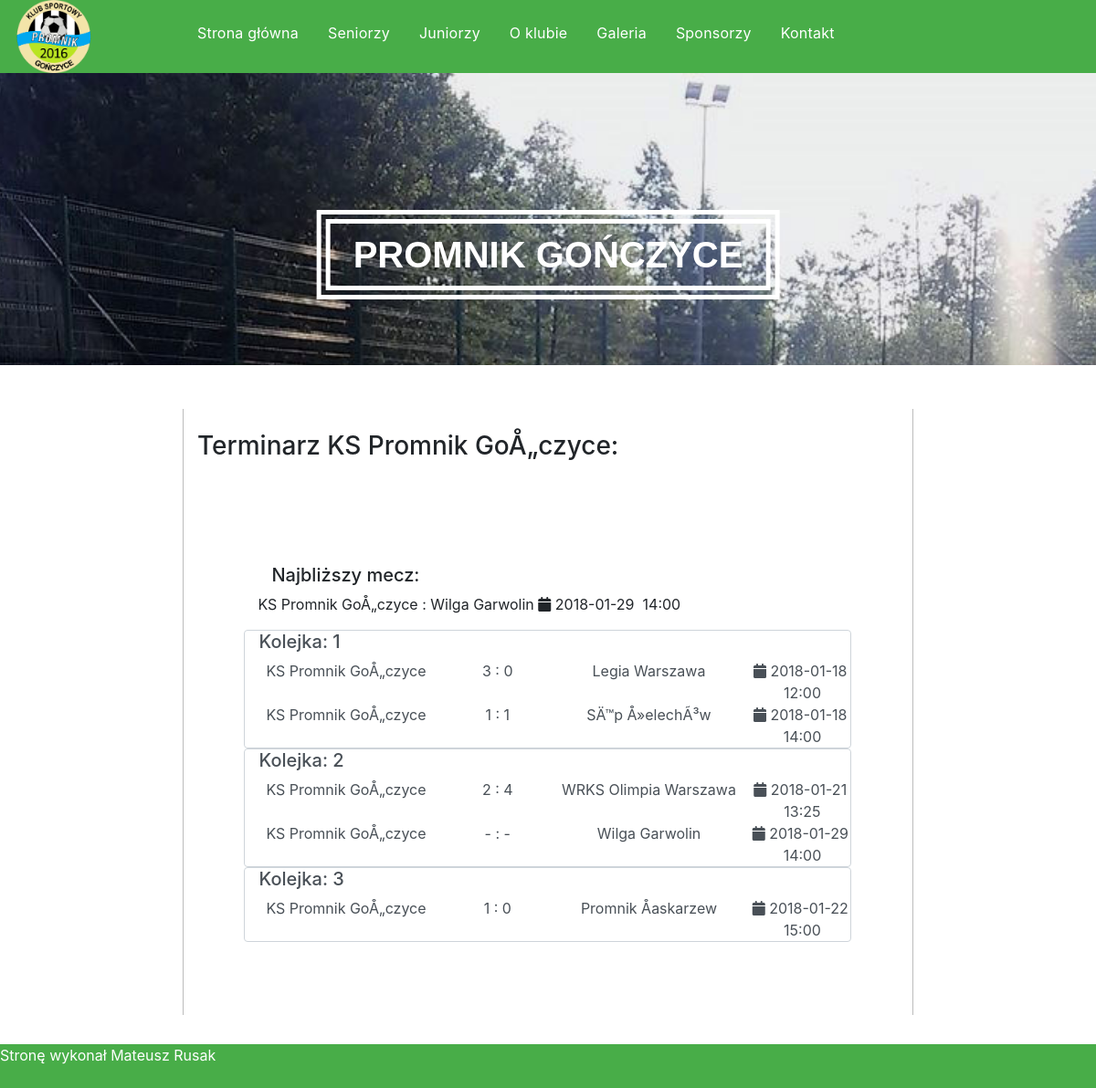
The page /index.php?strona=terminarz&id=1 on the database its author committed.
### tables this page shows
CREATE TABLE `teams` (
  `team_id` int(11) NOT NULL,
  `name` text NOT NULL,
  `description` text NOT NULL,
  `link` text NOT NULL,
  `coach_id` int(11) DEFAULT NULL,
  `team_photo` text NOT NULL
);

CREATE TABLE `schedules` (
  `schedule_id` int(11) NOT NULL,
  `queue_id` int(11) NOT NULL,
  `hosts` text NOT NULL,
  `guests` text NOT NULL,
  `date` text NOT NULL,
  `hour` text NOT NULL,
  `score_hosts` varchar(3) NOT NULL,
  `score_guests` varchar(3) NOT NULL
);

CREATE TABLE `queues` (
  `queue_id` int(11) NOT NULL,
  `team_id` int(11) NOT NULL,
  `number` int(11) NOT NULL
);

### pages/model.php (the view, shortened to what this page needs)
<?php
    function scheduler($con, $id) {
        $queues = [];
        $queue_q = mysqli_query($con, "SELECT queue_id, number FROM queues WHERE team_id='$id' ORDER BY number ASC");
        while($queue = mysqli_fetch_array($queue_q)) {
            array_push($queues, $queue);
        }
        $team_name = mysqli_fetch_array(mysqli_query($con, "SELECT name FROM teams WHERE team_id='$id'"));
        $nearest_match = mysqli_fetch_array(mysqli_query($con, "SELECT schedules.hosts, schedules.guests, schedules.date, schedules.hour FROM schedules, queues WHERE schedules.score_hosts = '-' AND schedules.score_guests='-' AND schedules.queue_id = queues.queue_id AND queues.team_id=1 ORDER BY schedules.date ASC, schedules.hour ASC LIMIT 1"));
        echo '<h3 class="col-12 set_heading_position" style="margin-right: 0; padding-right: 0">Terminarz '.$team_name[0].':</h3>
                <div class="col-md-1"></div>
                <article class="col-md-10 col-12 row" style="padding-left: 0; padding-right: 0; margin-left: 0; margin-right: 0;">';
        if($nearest_match != '') {
            echo '<div class="col-12" id="important_pop">
                    <h5 class="col-12">Najbliższy mecz:</h5>
                    <p>
                        '.$nearest_match[0].' : '.$nearest_match[1].' <i class="fa fa-calendar" aria-hidden="true"></i> '.$nearest_match[2].' <i class="fa fa-clock-o" aria-hidden="true"></i> '.$nearest_match[3].
                    '</p>
                </div>';
        }
        for($a = 0; $a < count($queues); $a++) {
            $curr_q = $queues[$a][0];
            $schedule_q = mysqli_query($con, "SELECT * FROM schedules WHERE queue_id='$curr_q' ORDER BY date ASC, hour ASC");
            $num_schedules = mysqli_num_rows($schedule_q);
            echo '<div class="col-12 row form-control reset">
                    <h5 class="col-12">Kolejka: '.$queues[$a][1].'</h5>';
            if($num_schedules > 0) {
                echo'<table class="col-12 row text-center reset">
                        <tbody class="col-12 row reset">';
                while($schedule = mysqli_fetch_array($schedule_q)) {
                    echo '<tr class="col-12 row reset"><td class="col-4 reset">'.$schedule[2].'</td><td class="col-2 reset">'.$schedule[6].' : '.$schedule[7].'</td><td class="col-4 reset">'.$schedule[3].'</td><td class="reset col-2"><i class="fa fa-calendar" aria-hidden="true"></i> '.$schedule[4].'<br><i class="fa fa-clock-o" aria-hidden="true"></i> '.$schedule[5].'</td></tr>';
                }
                echo '</tbody></table>';
            }
            else {
                echo '<p>Brak meczy w tej kolejce</p>';
            }
            echo '</div>';
        }
        echo '</article>';
    }
?>

### css/style.css (style rules this page uses)
* { margin: 0; padding: 0; }
html { height: 100vh; }
body { min-height: 100vh; }
div { padding: 0; }
article { padding-top: 3em; }
.reset { margin: 0; padding: 0; }
.set_heading_position { padding-bottom: 2em; margin-top: -2em; }

### rows shown on the page
teams: name "KS Promnik GoÅ„czyce"
schedules: hosts "KS Promnik GoÅ„czyce", guests "Wilga Garwolin", date "2018-01-29", hour "14:00", score_hosts "-", score_guests "-"
queues: number "1"
schedules: hosts "KS Promnik GoÅ„czyce", score_hosts "3", score_guests "0", guests "Legia Warszawa", date "2018-01-18", hour "12:00"
schedules: hosts "KS Promnik GoÅ„czyce", score_hosts "1", score_guests "1", guests "SÄ™p Å»elechÃ³w", date "2018-01-18", hour "14:00"
queues: number "2"
schedules: hosts "KS Promnik GoÅ„czyce", score_hosts "2", score_guests "4", guests "WRKS Olimpia Warszawa", date "2018-01-21", hour "13:25"
queues: number "3"
schedules: hosts "KS Promnik GoÅ„czyce", score_hosts "1", score_guests "0", guests "Promnik Åaskarzew", date "2018-01-22", hour "15:00"
